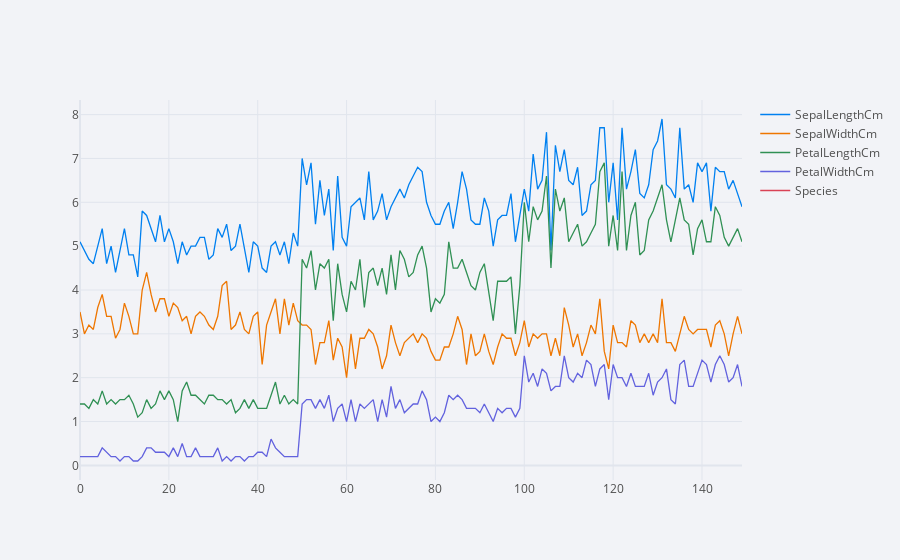

Notebook code cell kept with this figure:
### Code cell
df.iplot()

### Figure 1 — Plotly figure (JSON) as saved in the notebook; plotly's stock layout.template omitted (floating-point values rounded to 4 significant figures; data arrays with more than 128 entries replaced by an {"elided": "..."} marker saying what was removed)
{"data": [{"line": {"color": "rgba(0, 128, 240, 1.0)", "dash": "solid", "shape": "linear", "width": 1.3}, "mode": "lines", "name": "SepalLengthCm", "text": "", "type": "scatter", "x": {"elided": "150 int values"}, "y": {"elided": "150 float values"}}, {"line": {"color": "rgba(238, 118, 0, 1.0)", "dash": "solid", "shape": "linear", "width": 1.3}, "mode": "lines", "name": "SepalWidthCm", "text": "", "type": "scatter", "x": {"elided": "150 int values"}, "y": {"elided": "150 float values"}}, {"line": {"color": "rgba(48, 144, 84, 1.0)", "dash": "solid", "shape": "linear", "width": 1.3}, "mode": "lines", "name": "PetalLengthCm", "text": "", "type": "scatter", "x": {"elided": "150 int values"}, "y": {"elided": "150 float values"}}, {"line": {"color": "rgba(98, 98, 222, 1.0)", "dash": "solid", "shape": "linear", "width": 1.3}, "mode": "lines", "name": "PetalWidthCm", "text": "", "type": "scatter", "x": {"elided": "150 int values"}, "y": {"elided": "150 float values"}}, {"line": {"color": "rgba(217, 66, 85, 1.0)", "dash": "solid", "shape": "linear", "width": 1.3}, "mode": "lines", "name": "Species", "text": "", "type": "scatter", "x": {"elided": "150 int values"}, "y": {"elided": "150 str values"}}], "layout": {"legend": {"bgcolor": "#F2F3F7", "font": {"color": "#505050"}}, "paper_bgcolor": "#F2F3F7", "plot_bgcolor": "#F2F3F7", "title": {"font": {"color": "#484848"}}, "xaxis": {"gridcolor": "#E1E5ED", "showgrid": true, "tickfont": {"color": "#505050"}, "title": {"font": {"color": "#505050"}, "text": ""}, "zerolinecolor": "#E1E5ED"}, "yaxis": {"gridcolor": "#E1E5ED", "showgrid": true, "tickfont": {"color": "#505050"}, "title": {"font": {"color": "#505050"}, "text": ""}, "zerolinecolor": "#E1E5ED"}}}
